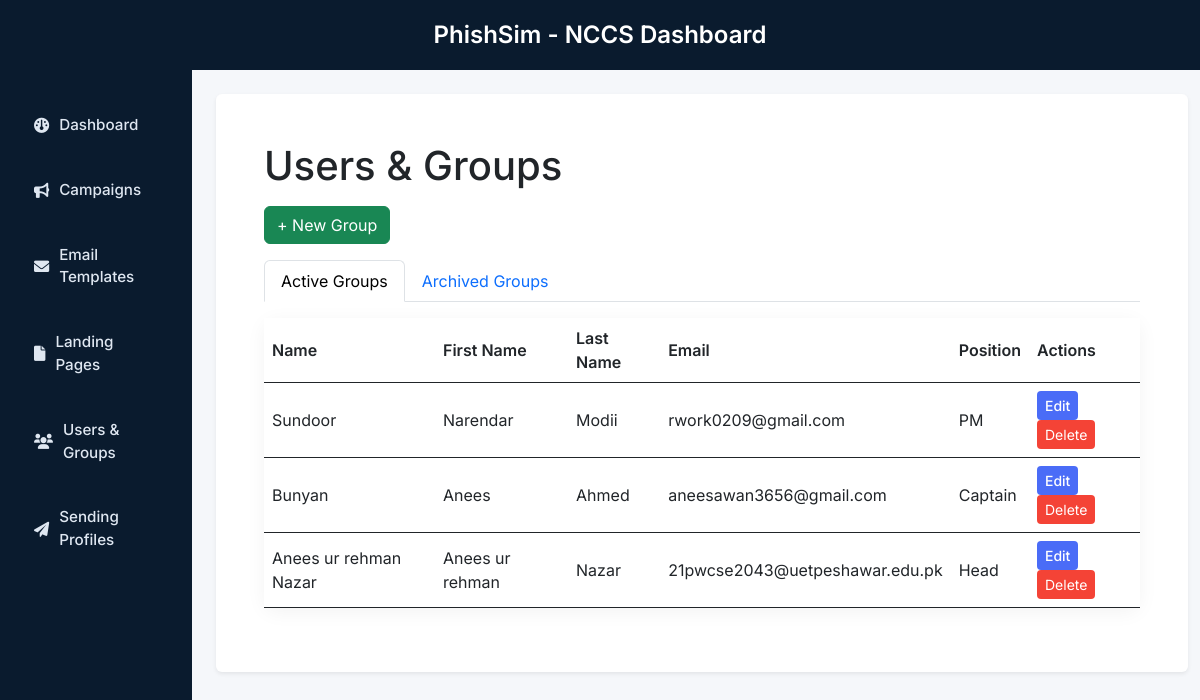
/groups/ (signed in), run on the app's committed database.
### core/models.py (models this page shows, shortened)
class Group(models.Model):
    user = models.ForeignKey(User, on_delete=models.CASCADE)
    name = models.CharField(max_length=100)
    first_name = models.CharField(max_length=100, default="Unknown")
    last_name = models.CharField(max_length=100, default="Unknown")
    email = models.EmailField(unique=True, default="default@example.com")
    position = models.CharField(max_length=100, default="N/A")
    number_of_members = models.PositiveIntegerField(default=0)
    modified_date = models.DateTimeField(default=timezone.now)
    csv_file = models.FileField(upload_to='csv_uploads/', blank=True, null=True)

### core/views.py (the view)
# urls.py: path('groups/', views.group_list, name='group_list'),
def group_list(request):
    groups = Group.objects.filter(user=request.user)
    form = GroupForm()
    return render(request, 'core/group_list.html', {'groups': groups, 'form': form})

### core/templates/core/group_list.html (shortened to what this page needs)
{% extends "core/base.html" %}
{% block content %}
<div class="container-fluid p-4">
  <h1 class="mb-3">Users & Groups</h1>
  <button class="btn btn-success mb-3" data-bs-toggle="modal" data-bs-target="#groupModal">
    + New Group
  </button>
  <ul class="nav nav-tabs">
    <li class="nav-item">
      <a class="nav-link active" href="#active" data-toggle="tab">Active Groups</a>
    </li>
    <li class="nav-item">
      <a class="nav-link" href="#archived" data-toggle="tab">Archived Groups</a>
    </li>
  </ul>
  <table class="table mt-3">
    <thead>
      <tr>
        <th>Name</th>
        <th>First Name</th>
        <th>Last Name</th>
        <th>Email</th>
        <th>Position</th>
        <th>Actions</th>
      </tr>
    </thead>
    <tbody>
      {% for group in groups %}
      <tr>
        <td>{{ group.name }}</td>
        <td>{{ group.first_name }}</td>
        <td>{{ group.last_name }}</td>
        <td>{{ group.email }}</td>
        <td>{{ group.position }}</td>
        <td>
          <button
            class="btn btn-primary btn-sm edit-group"
            data-id="{{ group.pk }}"
            data-name="{{ group.name }}"
            data-first_name="{{ group.first_name }}"
            data-last_name="{{ group.last_name }}"
            data-email="{{ group.email }}"
            data-position="{{ group.position }}"
          >
            Edit
          </button>
          <button
            class="btn btn-danger btn-sm delete-group-btn"
            data-id="{{ group.pk }}"
            data-name="{{ group.name }}"
            data-delete-url="{% url 'delete_group' group.pk %}"
            data-bs-toggle="modal"
            data-bs-target="#deleteGroupModal"
          >
            Delete
          </button>
        </td>
      </tr>
      {% endfor %}
    </tbody>
  </table>
</div>
{% endblock %}

### core/templates/core/base.html (shortened to what this page needs)
{% load static %}
<!DOCTYPE html>
<html lang="en">
<head>
    <link href="https://cdn.jsdelivr.net/npm/bootstrap@5.3.0/dist/css/bootstrap.min.css" rel="stylesheet">
    <link rel="stylesheet" href="https://cdnjs.cloudflare.com/ajax/libs/font-awesome/6.0.0/css/all.min.css">
    <link rel="stylesheet" href="https://cdnjs.cloudflare.com/ajax/libs/codemirror/5.65.5/codemirror.min.css">
    <link rel="stylesheet" href="https://cdnjs.cloudflare.com/ajax/libs/codemirror/5.65.5/theme/material.min.css">
    <link rel="stylesheet" href="{% static 'core/style.css' %}?v=3">
</head>
<body>
    <div class="row topbar text-white">
        <div class="col text-center">
            <h1 class="topbar-title">PhishSim - NCCS Dashboard</h1>
        </div>
    </div>
    <div class="row">
        <nav class="col-md-3 col-lg-2 d-md-block sidebar vh-100">
            <div class="position-sticky p-3">
                <ul class="nav flex-column">
                    <li class="nav-item mb-2"><a class="nav-link" href="{% url 'index' %}"><i class="fas fa-gauge"></i> Dashboard</a></li>
                    <li class="nav-item mb-2"><a class="nav-link" href="{% url 'campaign_list' %}"><i class="fas fa-bullhorn"></i> Campaigns</a></li>
                    <li class="nav-item mb-2"><a class="nav-link" href="{% url 'email_template_list' %}"><i class="fas fa-envelope"></i> Email Templates</a></li>
                    <li class="nav-item mb-2"><a class="nav-link" href="{% url 'landing_page_list' %}"><i class="fas fa-file"></i> Landing Pages</a></li>
                    <li class="nav-item mb-2"><a class="nav-link" href="{% url 'group_list' %}"><i class="fas fa-users"></i> Users & Groups</a></li>
                    <li class="nav-item mb-2"><a class="nav-link" href="{% url 'sending_profile_list' %}"><i class="fas fa-paper-plane"></i> Sending Profiles</a></li>
                </ul>
            </div>
        </nav>
        <main class="col-md-9 col-lg-10 py-4">
            <div class="container-fluid">
                <div class="bg-white p-4 rounded shadow-sm">
                    {% block content %}{% endblock %}
                </div>
            </div>
        </main>
    </div>
</body>
</html>

### static/core/style.css (style rules this page uses)
body { font-family: 'Inter', sans-serif; background-color: #f4f6f8; margin: 0; }
.sidebar { background-color: #0a1b2e; height: 100vh; padding-top: 1rem; color: white; }
.sidebar .nav-link { color: #dfe7f1; font-weight: 500; padding: 12px 18px; border-radius: 6px; transition: background 0.2s; display: flex; align-items: center; gap: 10px; font-size: 0.95rem; }
.sidebar .nav-item + .nav-item { margin-top: 10px; }
.topbar { background-color: #0a1b2e; min-height: 70px; display: flex; align-items: center; justify-content: center; box-shadow: 0 2px 4px rgba(0, 0, 0, 0.1); color: white; }
.topbar-title { font-size: 1.5rem; font-weight: 600; margin: 0; }
main { background-color: #f5f7fa; padding: 30px 20px; min-height: 100vh; }
.bg-white { border-radius: 14px; box-shadow: 0 4px 16px rgba(0,0,0,0.05); }
.card, .table, .modal-content { border-radius: 12px; box-shadow: 0 4px 20px rgba(0, 0, 0, 0.05); border: none; }
.table th { font-weight: 600; }
.table td, .table th { vertical-align: middle; }
.btn-primary { background-color: #4a6cf7; border: none; font-weight: 500; }
.btn-danger { background-color: #f44336; border: none; }

### data on the page
Group: name "Sundoor", first_name "Narendar", last_name "Modii", email "rwork0209@gmail.com", position "PM"
Group: name "Bunyan", first_name "Anees", last_name "Ahmed", email "aneesawan3656@gmail.com", position "Captain"
Group: name "Anees ur rehman Nazar", first_name "Anees ur rehman", last_name "Nazar", email "21pwcse2043@uetpeshawar.edu.pk", position "Head"
